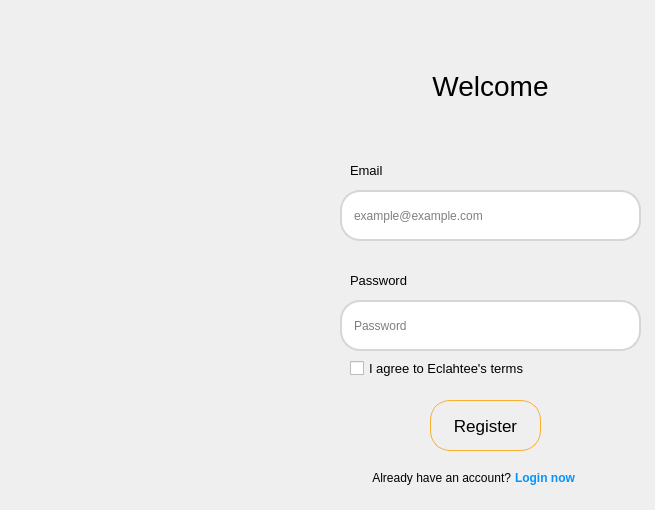
<?xml version="1.0" encoding="UTF-8"?>
<ui version="4.0">
 <class>MainWindow</class>
 <widget class="QMainWindow" name="MainWindow">
  <property name="geometry">
   <rect>
    <x>0</x>
    <y>0</y>
    <width>655</width>
    <height>510</height>
   </rect>
  </property>
  <property name="minimumSize">
   <size>
    <width>655</width>
    <height>510</height>
   </size>
  </property>
  <property name="maximumSize">
   <size>
    <width>655</width>
    <height>510</height>
   </size>
  </property>
  <property name="windowTitle">
   <string>MainWindow</string>
  </property>
  <property name="styleSheet">
   <string notr="true"/>
  </property>
  <widget class="QWidget" name="centralwidget">
   <widget class="QLineEdit" name="lineEdit">
    <property name="geometry">
     <rect>
      <x>340</x>
      <y>190</y>
      <width>301</width>
      <height>51</height>
     </rect>
    </property>
    <property name="styleSheet">
     <string notr="true">QLineEdit{
	padding: 10px;
	border: 2px solid rgb(214, 214, 214);
	border-radius: 20px;
}

QLineEdit:hover{
	padding: 10px;
	border: 2px solid gray;
	border-radius: 20px;
}

QLineEdit:focus{
	padding: 10px;
	border: 2px solid gray;
	border-radius: 20px;
}</string>
    </property>
    <property name="inputMask">
     <string/>
    </property>
    <property name="text">
     <string/>
    </property>
    <property name="placeholderText">
     <string>example@example.com</string>
    </property>
   </widget>
   <widget class="QLineEdit" name="lineEdit_2">
    <property name="geometry">
     <rect>
      <x>340</x>
      <y>300</y>
      <width>301</width>
      <height>51</height>
     </rect>
    </property>
    <property name="styleSheet">
     <string notr="true">QLineEdit{
	padding: 10px;
	border: 2px solid rgb(214, 214, 214);
	border-radius: 20px;
}

QLineEdit:hover{
	padding: 10px;
	border: 2px solid gray;
	border-radius: 20px;
}

QLineEdit:focus{
	padding: 10px;
	border: 2px solid gray;
	border-radius: 20px;
}</string>
    </property>
    <property name="inputMask">
     <string/>
    </property>
    <property name="text">
     <string/>
    </property>
    <property name="echoMode">
     <enum>QLineEdit::Password</enum>
    </property>
    <property name="placeholderText">
     <string>Password</string>
    </property>
   </widget>
   <widget class="QLabel" name="label">
    <property name="geometry">
     <rect>
      <x>350</x>
      <y>160</y>
      <width>41</width>
      <height>21</height>
     </rect>
    </property>
    <property name="font">
     <font>
      <pointsize>10</pointsize>
      <bold>false</bold>
      <kerning>false</kerning>
     </font>
    </property>
    <property name="text">
     <string>Email</string>
    </property>
   </widget>
   <widget class="QLabel" name="label_2">
    <property name="geometry">
     <rect>
      <x>350</x>
      <y>270</y>
      <width>61</width>
      <height>21</height>
     </rect>
    </property>
    <property name="font">
     <font>
      <pointsize>10</pointsize>
      <bold>false</bold>
      <kerning>false</kerning>
     </font>
    </property>
    <property name="text">
     <string>Password</string>
    </property>
   </widget>
   <widget class="QLabel" name="label_5">
    <property name="geometry">
     <rect>
      <x>390</x>
      <y>60</y>
      <width>201</width>
      <height>51</height>
     </rect>
    </property>
    <property name="font">
     <font>
      <pointsize>21</pointsize>
     </font>
    </property>
    <property name="text">
     <string>Welcome</string>
    </property>
    <property name="alignment">
     <set>Qt::AlignCenter</set>
    </property>
   </widget>
   <widget class="QPushButton" name="pushButton">
    <property name="geometry">
     <rect>
      <x>430</x>
      <y>400</y>
      <width>111</width>
      <height>51</height>
     </rect>
    </property>
    <property name="font">
     <font>
      <pointsize>13</pointsize>
     </font>
    </property>
    <property name="styleSheet">
     <string notr="true">QPushButton{
	background-color: transparent;
	border: 1px solid #faae2b;
	border-radius: 20px;
}

QPushButton:hover{
	background-color: transparent;
	border: 2px solid #faae2b;
	border-radius: 20px;
}</string>
    </property>
    <property name="text">
     <string>Register</string>
    </property>
   </widget>
   <widget class="QLabel" name="label_6">
    <property name="geometry">
     <rect>
      <x>370</x>
      <y>470</y>
      <width>141</width>
      <height>16</height>
     </rect>
    </property>
    <property name="font">
     <font>
      <pointsize>9</pointsize>
     </font>
    </property>
    <property name="text">
     <string>Already have an account?</string>
    </property>
    <property name="alignment">
     <set>Qt::AlignRight|Qt::AlignTrailing|Qt::AlignVCenter</set>
    </property>
   </widget>
   <widget class="QLabel" name="label_7">
    <property name="geometry">
     <rect>
      <x>515</x>
      <y>470</y>
      <width>91</width>
      <height>16</height>
     </rect>
    </property>
    <property name="font">
     <font>
      <pointsize>9</pointsize>
      <bold>true</bold>
     </font>
    </property>
    <property name="styleSheet">
     <string notr="true">color: rgb(3, 148, 252);</string>
    </property>
    <property name="text">
     <string>Login now</string>
    </property>
   </widget>
   <widget class="QLabel" name="label_4">
    <property name="geometry">
     <rect>
      <x>20</x>
      <y>0</y>
      <width>271</width>
      <height>511</height>
     </rect>
    </property>
    <property name="styleSheet">
     <string notr="true"/>
    </property>
    <property name="text">
     <string/>
    </property>
    <property name="pixmap">
     <pixmap>../Image/OIG-removebg-preview.png</pixmap>
    </property>
   </widget>
   <widget class="QCheckBox" name="checkBox">
    <property name="geometry">
     <rect>
      <x>350</x>
      <y>360</y>
      <width>191</width>
      <height>17</height>
     </rect>
    </property>
    <property name="font">
     <font>
      <pointsize>10</pointsize>
     </font>
    </property>
    <property name="text">
     <string>I agree to Eclahtee's terms</string>
    </property>
   </widget>
  </widget>
 </widget>
 <resources>
  <include location="../Buổi 6/resource2.qrc"/>
 </resources>
 <connections/>
</ui>
